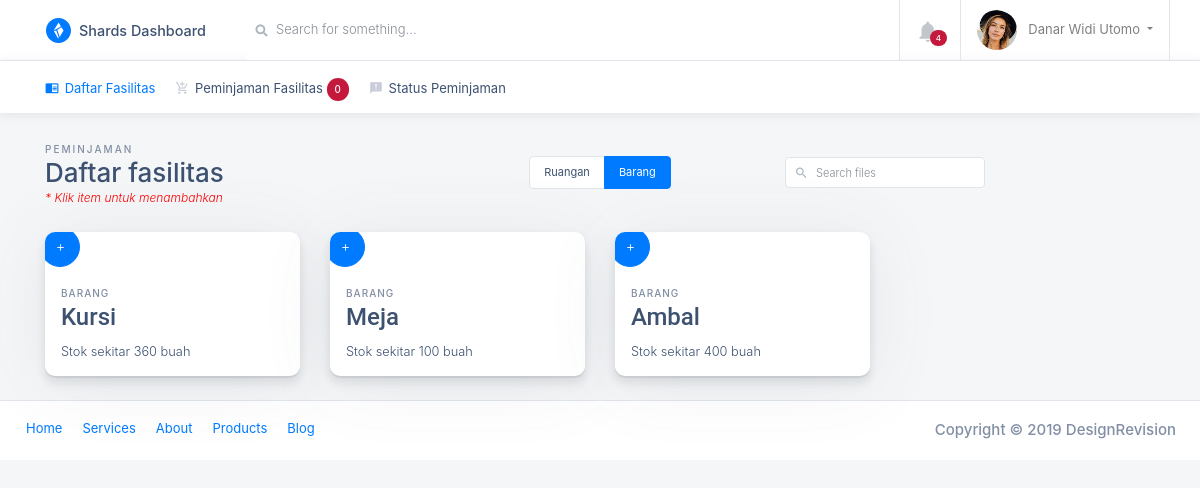
/peminjaman-user-list.php?kind=barang (signed in), run on an earlier commit of the app's database.
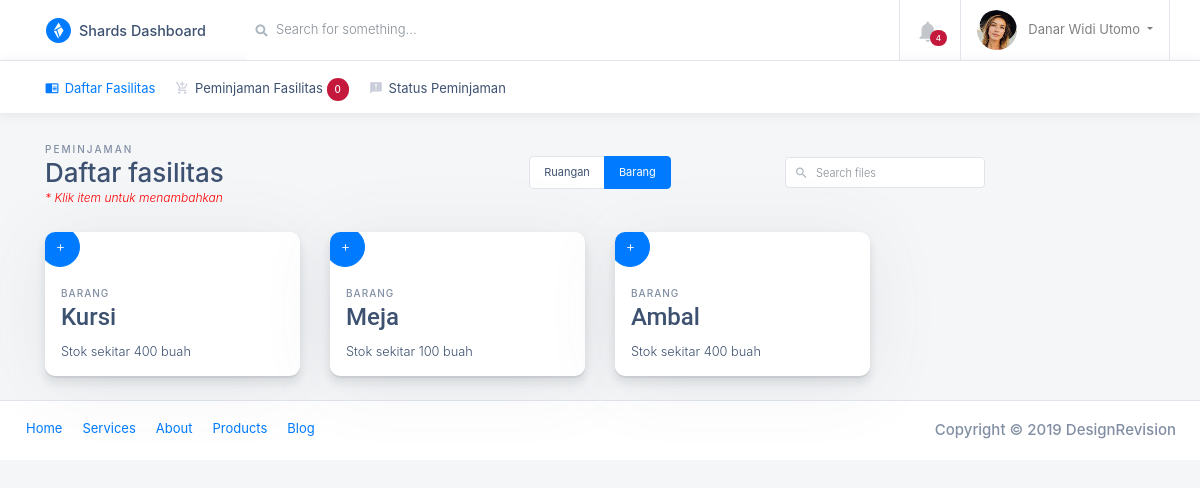
And on a later commit of the database.
### tables this page shows
CREATE TABLE `barang` (
  `id` int(11) unsigned NOT NULL AUTO_INCREMENT,
  `nama_barang` varchar(100) DEFAULT NULL,
  `jumlah` int(3) DEFAULT 0,
  `waktu_penambahan` timestamp NOT NULL DEFAULT current_timestamp() ON UPDATE current_timestamp(),
  PRIMARY KEY (`id`)
);

### model/getdata.php (called while the page is built, shortened)
<?php
require_once 'database.php';
function get_data($q = null){
    $results = [];
    if($q != null){
        $db = new Database();
        if($db->query($q)){
        $results = $db->fetch();
        }
    }
    return $results;
}

### model/database.php (called while the page is built, shortened)
<?php
class Database {
    private $connection;
    private $query;
    private $results = [];
    public function connect(){
        $this->connection = mysqli_connect('127.0.0.1','root','','simfak');
    }
    public function query($sql){
         return $this->query = mysqli_query($this->connection,$sql) or die(mysqli_error($this->connection));
    }
    public function fetch(){
     if($this->query->num_rows > 0){
         while ($row = mysqli_fetch_assoc($this->query)){
             array_push($this->results,(object)$row);
         }
     }
     return $this->results;
    }
}
?>

### peminjaman-user-list.php (the view, shortened to what the changed rows need)
<?php
require_once './_partials/header.php';
require_once './model/getdata.php';
$get        = $_GET;
$table      = isset( $get['kind'] ) && $get['kind'] == 'barang' ? 'barang' : 'ruangan';
$objectName = isset( $get['kind'] ) && $get['kind'] == 'barang' ? 'nama_barang' : 'nama_ruangan';
$query      = isset( $get['kind'] ) && $get['kind'] == 'barang' ? "SELECT * FROM barang"
	: "SELECT ruangan.id,ruangan.nama_ruangan,ruangan.status,prodi.nama_prodi FROM ruangan LEFT OUTER JOIN prodi ON ruangan.prodi_id = prodi.id WHERE ruangan.status = 0";
$datas      = get_data( $query );
?>
<body class="h-100" data-gr-c-s-loaded="true">
<div class="container-fluid">
    <div class="row h-100">
        <main class="main-content col-lg-12 col-md-12 col-sm-12 p-0">
            <div class="main-content-container container">
                <div class="row">
					<?php
					foreach ( $datas as $key => $item ):?>
                        <div class="col-12 col-md-6 col-lg-3 mb-4">
                            <form action="./model/keranjang.php" method="post">
                                <div class="stats-small card card-small">
                                    <button type="button" id="btn-modal-pinjam" data-toggle="modal"
                                            data-target="#myPinjam" <?php echo isset($item->status)&&$item->status == 1?'disabled':null?> data-user_id="<?php echo $_SESSION['nim'] ?>"
                                            data-item_id="<?php echo $item->id ?>" data-kind="<?php echo $table ?>"
										<?php echo $table == 'barang' ? "data-jumlah=$item->jumlah" : null ?>
                                            style="width: 40px; height: 40px; border-radius: 100%;position:relative;left:-5px;top:-5px;"
                                            class="btn btn-primary btn-sm btn-pill mb-0"><i
                                                class="material-icons">add</i></button>
                                    <div class="card-body px-0 pb-0 pt-1">
                                        <div class="d-flex px-3 align-items-start flex-column" style="height: 100px;">
                                            <div class="mt-0 mb-auto stats-small__data">
                                                <span class="stats-small__label mb-1 text-uppercase"><?php echo $table ?></span>
                                                <h6 class="stats-small__value count m-0"><?php echo $item->{$objectName} ?></h6>
                                            </div>
                                            <div class="h6">
												<?php if ( $get['kind'] == 'barang' ): ?>
                                                    <small>Stok sekitar <?php echo $item->jumlah ?> buah</small>
												<?php endif; ?>
                                            </div>
                                        </div>
                                    </div>
                                </div>
                            </form>
                        </div>
					<?php endforeach; ?>
                </div>
            </div>
        </main>
    </div>
</div>
</body>
</html>

What changed in the data, as far as the page shows it:
changed barang (number 1 of 3 on the later page): jumlah "360" → "400"
